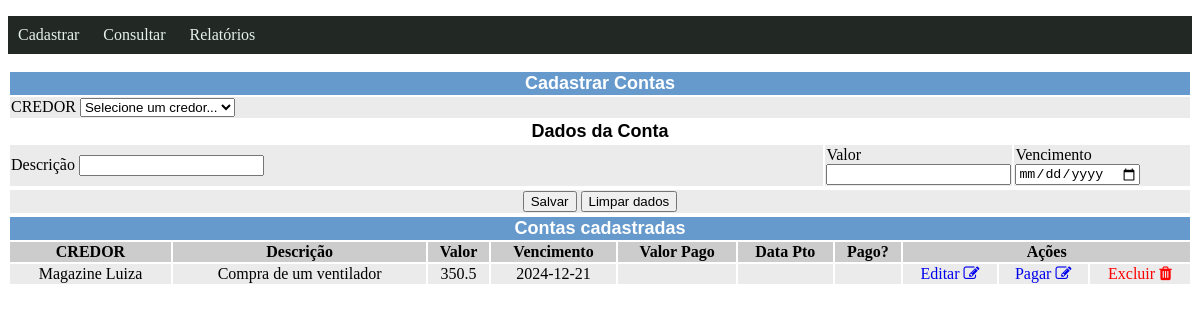
The page /contas/cadastrar on the database its author committed.
### models.py (models this page shows, shortened)
class Conta(db.Model):
    __tablename__ ="conta"
    id = db.Column(db.Integer, primary_key=True)
    descricao = db.Column(db.String(150), nullable = False)
    credor_cnpj = db.Column(db.String(14),db.ForeignKey('credor.cnpj'))
    valor = db.Column(db.Double)
    vencimento = db.Column(db.Date)
    credor = db.relationship('Credor', foreign_keys=credor_cnpj)
    pagamentos = db.relationship("Pagamento", back_populates="contas")

class Credor(db.Model):
    __tablename__ ="credor"
    cnpj = db.Column(db.String(14), primary_key=True, nullable = False)
    nome = db.Column(db.String(150), nullable = False)
    ender_cep = db.Column(db.String(8),db.ForeignKey("endereco.cep"), nullable = False)
    contato_id = db.Column(db.Integer,db.ForeignKey("contato.id"))
    contato = db.relationship('Contato', foreign_keys=contato_id, back_populates="credor")
    endereco = db.relationship('Endereco', foreign_keys=ender_cep, back_populates="credor")

### contas.py (the view, shortened to what this page needs)
@bp_contas.route('/cadastrar', methods=['GET','POST'])
def cadastrar():
    contas = consultarContas()
    credores = consultarCredores()
    contexto = {'contas': contas, "credores": credores }
    return render_template('cadastrar_contas.html', context=contexto)

### contas.py (called while the page is built)
@bp_contas.route('/consultar')
def consultarContas():
    contas = Conta.query.all()
    return contas

### credores.py (called while the page is built)
@bp_credores.route('/consultar')
def consultarCredores():
     credores = Credor.query.all()
     return credores

### templates/cadastrar_contas.html (shortened to what this page needs)
{% extends 'consultar_contas.html'%}
{% block credores%}
<form class="pure-form pure-form-aligned" method="post" action="/contas/cadastrar">
  <table class="table full" align="center">
    <tr bgcolor="#6699CC">
      <td colspan="40">
      <div align="center"><font face="Arial" size="4" color="#FFFFFF"><b>Cadastrar Contas</b></font></div>
    </td>
    </tr>
    <tr bgcolor="ebebeb">
      <td colspan="40" with = 100%>
        <div class="control-group">
					CREDOR
          <select class="controls" name="cnpj" required width="3" id="cnpj">
            <option value="" with = 100%>Selecione um credor...</option>
          </select>
        </div>
      </td>
		</tr>
    <tr>
      <td colspan="40">
      	<div align="center"><font face="Arial" size="4" color="#000000"><b>Dados da Conta</b></font></div>
    	</td>
    </tr>
    <tr bgcolor="ebebeb">
      <td colspan="20" width="70%">
        <div class="control-group">
          Descrição <input type="text" name="descricao" required>
        </div>
      </td>
      <td colspan="10" width ="15%">
        <div class="control-group">
          Valor  <input type="number" name="valor" required format="currency" precision="2">
        </div>
      </td>
      <td colspan="10" width ="15%">
        <div class="control-group">
          Vencimento <input type="date" name="vencimento" format="dd/mm/yyyy" placeholder="DD/MM/YYYY" required>
        </div>
      </td>
		</tr>
  </table>
  <table class="table full" align="center">
   <tr bgcolor="ebebeb">
     <td>
       <div class="controls" align = "center">
           <button type="submit" class="pure-button pure-button-primary">Salvar</button>
           <button type="reset" class="pure-button" >Limpar dados</button>
       </div>
     </td>
   </tr>
  </table>
</form>
{% endblock %}

### templates/consultar_contas.html (shortened to what this page needs)
{% extends 'base.html'%}
{% block conteudo %}
{% block credores %}{% endblock %}
  <table class="table full" align="center" id="minhaTabela">
    <thead>
      <th colspan="13" bgcolor="#6699CC">
        <div align="center"><font face="Arial" size="4"><b><font color="#FFFFFF">Contas cadastradas</font></b></font></div>
      </th>
      <tr bgcolor="cccccc">
        <th>CREDOR</th>
        <th>Descrição</th>
        <th>Valor</th>
        <th>Vencimento</th>
        <th>Valor Pago</th>
        <th>Data Pto</th>
        <th>Pago?</th>
        <th colspan="6">Ações</th>
      </tr>
    </thead>
    <tbody>
      {% for conta in context.contas %}
        <tr bgcolor="ebebeb">
          <td align = center >{{ conta.credor.nome }}</td>
          <td align = center >{{ conta.descricao }}</td>
          <td align = center >{{ conta.valor }}</td>
          <td align = center >{{ conta.vencimento }}</td>
          <td align = center >{{ conta.pagamentos.valor }}</td>
          <td align = center >{{ conta.pagamentos.data_pagamento }}</td>
          <td align = center >{{ conta.Pago }}</td>
           <td align = center >
            <a href="/contas/editar/{{conta.id}}"> Editar
              <i class="fa fa-edit"></i>
            </a>
          </td>
          <td align = center >
            <a href="/contas/pagar/{{conta.id}}"> Pagar
              <i class="fa fa-edit"></i>
            </a>
          </td>
          <td align = center>
            <a href="/contas/delete/{{conta.id}}" >
            <font color = "RED"> Excluir
              <i class="fa fa-trash"></i>
            </font>
            </a>
          </td>
        </tr>
      {% endfor %}
    </tbody>
  </table>
{% endblock %}

### static/style.css (style rules this page uses)
:root { --cor-fundo: rgb(34, 41, 37); --cor-hover: rgb(118, 180, 145); --cor-primaria: rgb(231, 241, 236); }
table.full { width: 100%; }
a { text-decoration: none; }

### rows shown on the page
Conta: credor.nome "Magazine Luiza", descricao "Compra de um ventilador", valor "350.5", vencimento "2024-12-21"
